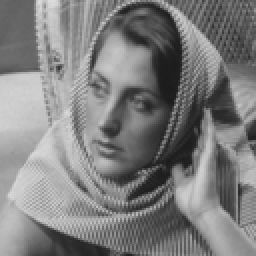
%> input picture data/barbara256.png, 128 x 128 px, shrunk from 256 x 256 before the run (shown 2 times larger)
$ octave omp.m   (GNU Octave 9; MATLAB toolbox functions it lacks are replaced by stand-ins)
%> lines starting %> are read from the running program, lines starting %| are printed output that depends on the picture
% *******************************************************************************************
% Compressed Sensing Optimization Methods
% Alankar Kotwal <alankar.kotwal@iitb.ac.in>
% Random measurement matrix driver file
% Run the code after CDing to this file's directory.
% *******************************************************************************************

% Load the image
im = imread('../data/barbara256.png');
%> im is the input picture: size 128x128 uint8; min 27, max 220, mean 126.4
imSize = size(im);
%> imSize = [128 128]
measSize = imSize - 7;
%> measSize = [121 121]

% Extract patches from the Barbara image
patches = zeros(64, measSize(1), measSize(2));
for i=1:measSize(1)
    for j=1:measSize(2)

        patches(:, i, j) = reshape(im(i:i+7, j:j+7), 64, 1);

    end
end

% Parameters
m = ceil(64*0.1);

% Measurement matrix
phi = randn(64);
phim = phi(1:m, :);

% Extract measurements using this matrix
meas = zeros(m, measSize(1), measSize(2));
for i=1:measSize(1)
    for j=1:measSize(2)

        meas(:, i, j) = phim*patches(:, i, j);

    end
end

% Add some noise
sigma = 0.05*mean(mean(mean(abs(meas))));
%> sigma = 32.09
meas = meas + sigma*randn(m, measSize(1), measSize(2));

% Get the DCT matrix
D = kron(dctmtx(8)', dctmtx(8)');
A = phim * D;

% OMP machao
op = zeros(imSize(1), imSize(2));
opMask = zeros(imSize(1), imSize(2));
sqPatchErr = 0;
outPatches = zeros(64, measSize(1), measSize(2));

parfor i=1:measSize(1)

    outPatchesTmp = zeros(64, 1, measSize(2));

    for j=1:measSize(2)

        res = meas(:, i, j);
        suppSet = zeros(1, 64);
        suppSetIdx = 1;
        while(sum(res .* res) > 10000/m^2)

            coeffs = abs(sum(A .* repmat(res, 1, 64))./sum(A .* A));
            [~, idx] = max(coeffs);

            if(isempty(find(suppSet == idx, 1)))
                suppSet(suppSetIdx) = idx;
                suppSetIdx = suppSetIdx + 1;
            end

            Ai = zeros(m, suppSetIdx-1);
            for k=1:suppSetIdx-1
                Ai(:, k) = A(:, suppSet(k));
            end

            si = Ai\meas(:, i, j);

            res = meas(:, i, j);
            for k=1:suppSetIdx-1
                res = res - si(k)*Ai(:, k);
            end

        end

        patch = zeros(64, 1);
        for k=1:suppSetIdx-1
            patch = patch + si(k)*D(:, suppSet(k));
        end

	outPatchesTmp(:, 1, j) = patch;

    end

    outPatches(:, i, :) = outPatchesTmp;
end
%> after the loop, Ai = [0.187 -0.42 -0.259 -0.0659 0.355 0.278 -0.601; -0.249 0.666 0.0334 1.34 0.639 -0.118 -0.0247; -0.327 0.687 0.118 -0.514 -0.74 0.124 -1.06; 0.0634 0.752 -0.973 -0.563 1 -0.0814 -0.0354; 0.195 0.0303 0.49 0.482 -0.372 1.78 0.205; 0.656 0.0177 0.628 -0.275 0.749 -0.00658 -0.561; 0.746 -0.266 -0.906 1.1 -0.757 -1.34 0.747]; suppSet = 64 values, max 56 at index 5, min 0 at index 8, mean 3.19

for i=1:measSize(1)
	for j=1:measSize(2)
		op(i:i+7, j:j+7) = op(i:i+7, j:j+7) + reshape(outPatches(:, i, j), 8, 8);
		opMask(i:i+7, j:j+7) = opMask(i:i+7, j:j+7) + ones(8);
		sqPatchErr = sqPatchErr + sum(sum((double(im(i:i+7, j:j+7)) - reshape(outPatches(:, i, j), 8, 8)).^2));

	end
end
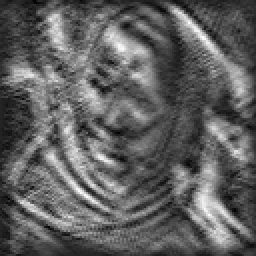
%> op: size 128x128 double (shown 2 times larger); min -2295.2, max 12641.9, mean 3330.5; drawn with min black and max white
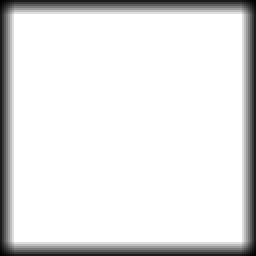
%> opMask: size 128x128 double (shown 2 times larger); min 1, max 64, mean 57.2; drawn with min black and max white
%> after the loop, sqPatchErr = 4.87e+10

output = op./opMask;
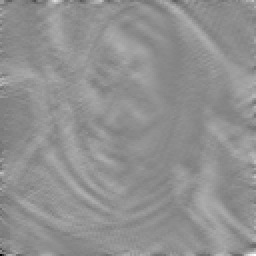
%> output: size 128x128 double (shown 2 times larger); min -638.6, max 584.9, mean 56.8; drawn with min black and max white
%imshow(output/max(max(output)));
imwrite(output(8:56, 8:56)/max(max(output(8:56, 8:56))), '~/ops/out-omp4x-20p.png');
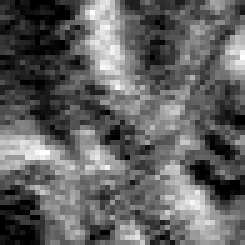
%> saved as out-omp4x-20p.png: size 49x49 uint8 (shown 5 times larger); min 0, max 255, mean 97.4


MSPE = sqPatchErr/(measSize(1)*measSize(2));
%> MSPE = 3326410.7
MSIE = sum(sum((output-double(im)).^2))/(imSize(1)*imSize(2));
%> MSIE = 7778.1
disp([MSPE MSIE]);
%|    3.3264e+06   7.7781e+03
